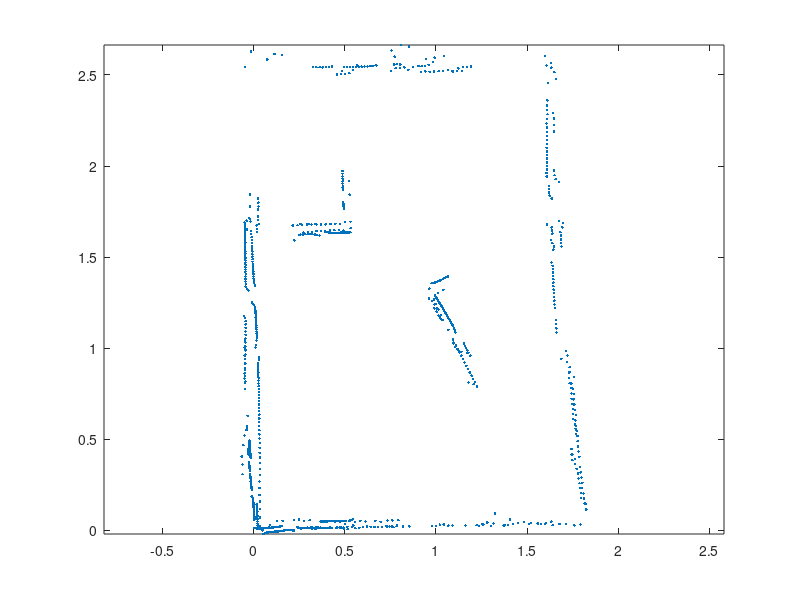

The MATLAB script that drew this image: (Note: this script raises an error after producing the figure.)
%% RANSAC Implementation
function points = RANSAC_map()
rng(3);
points = [];
load('allRoomDataCleaned.mat');
x = data(1,:)' + 0.04;
y = data(2,:)' + 0.29;

toremove = [];
for i = 1:1:length(x)
    if(data(1,i)>0.9 && data(1,i)<1.2 && data(2,i)>1.7 && data(2,i)<1.9)
        toremove = vertcat(toremove,i);
%     elseif(data(1,i) < 0.1)
%         toremove = vertcat(toremove,i);
%     elseif(data(1,i) > 1.5)
%         toremove = vertcat(toremove,i);
    end
end
x(toremove) = [];
y(toremove) = [];

plot(x,y, '.');hold on;
axis equal;

% clearvars -except x y

minInliers = 20;

inliers = ones(minInliers,1);
while(length(inliers) >= minInliers)
    [line, outliers, inliers] = RANSAC([x y],5/100,20);
    plot(line(:,1), line(:,2), 'g', 'LineWidth', 5)
    points = vertcat(points, [line(1,:) line(2,:)]);

    x = outliers(:,1);
    y = outliers(:,2);
    
end
axis equal
legend('Dataset', 'RANSAC Fit Line');

title('RANSAC Room Map');
xlabel('x position (meters)');
ylabel('y position (meters)');
end






function [line, outliers, inliers] = RANSAC(data,maxDist,trials)
points = data;
bestInliers = [];
Khat = [0;0;1];

% For each point pair
for i = 1:trials
    % Randomly select the points
    A = points(randi([1, length(points)]),:);
    B = points(randi([1, length(points)]),:);
    That = [B(1) - A(1);B(2) - A(2);0]./vecnorm([B(1) - A(1);B(2) - A(2);0]);
    Nhat = cross(That,Khat);
    
    outliers = [];
    inliers = [];
    % Test every point with this fit line
    for j = 1:length(points)
        r = horzcat(points(j,:) - A, 0);
        dist = dot(r,Nhat);
        if abs(dist) <= maxDist
            inliers = vertcat(inliers, points(j,:));
        else
            outliers = vertcat(outliers, points(j,:));
        end
    end
    
    if length(inliers) > length(bestInliers)
        bestOutliers = outliers;
        bestInliers = inliers;
    end
end
inliers = rmoutliers(bestInliers, 'median');
outliers = bestOutliers;
maxIn = max(max(inliers));
lengths = vecnorm(inliers' - [maxIn; maxIn]);
[~, A] = min(lengths);
[~, B] = max(lengths);
A = inliers(A,:);
B = inliers(B,:);
line = [A; B];

end
